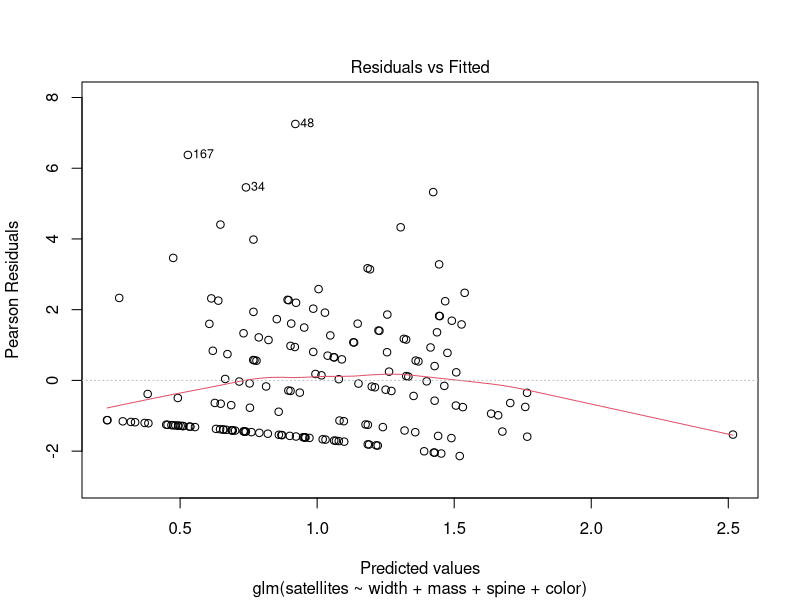
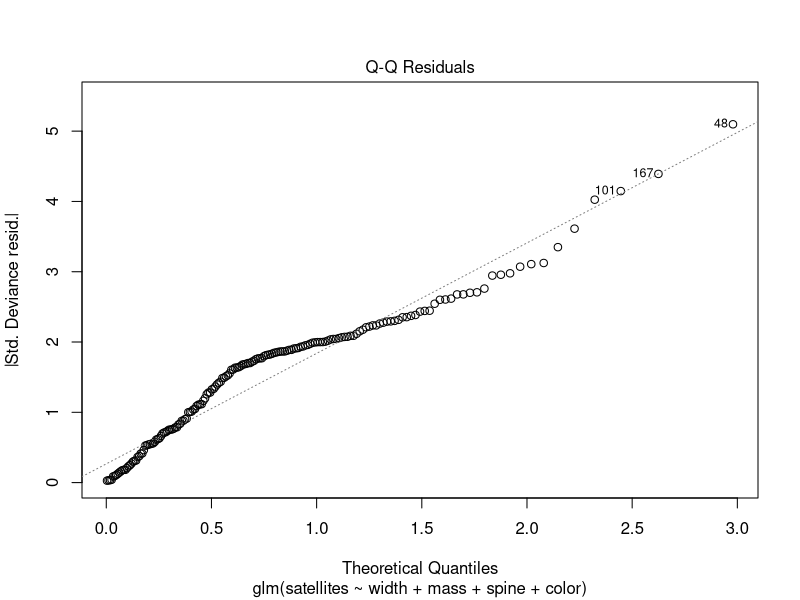
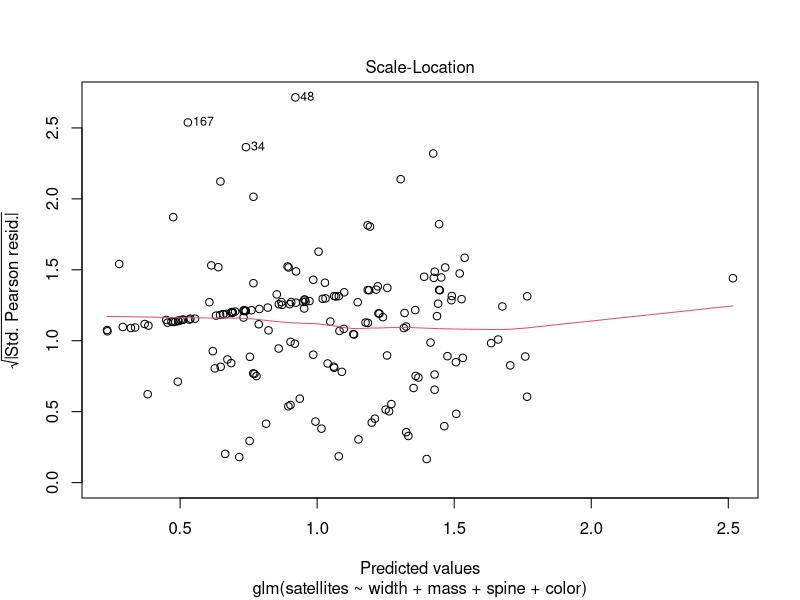
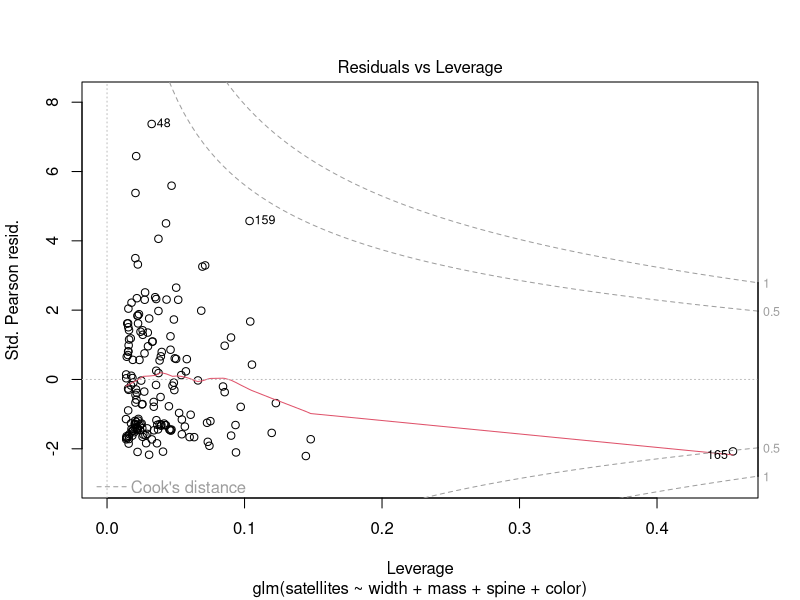
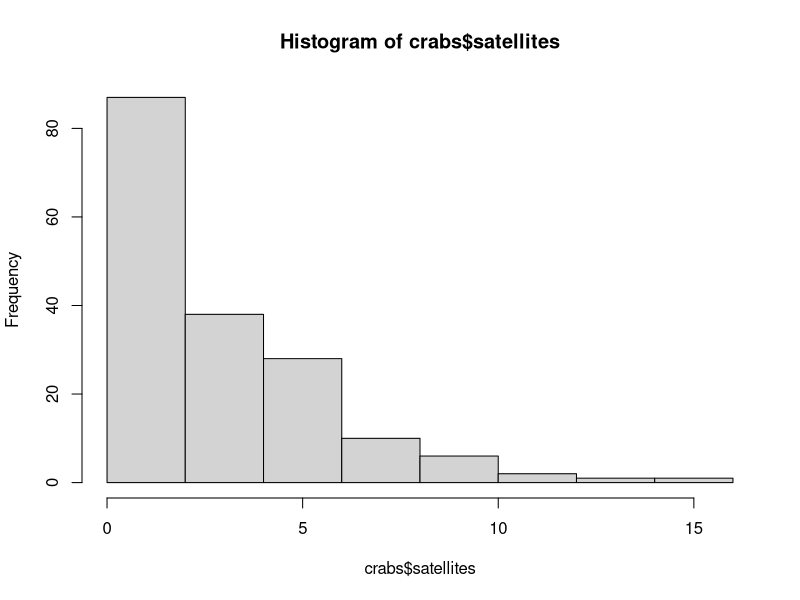
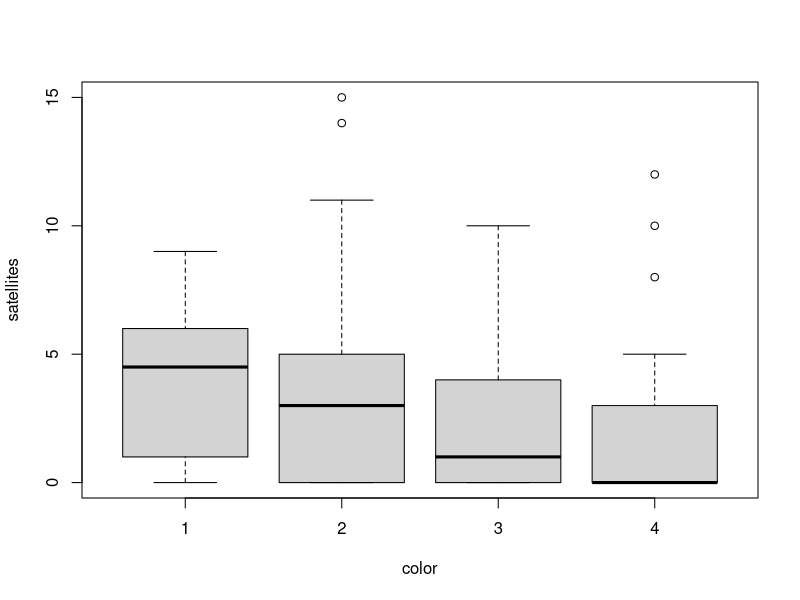
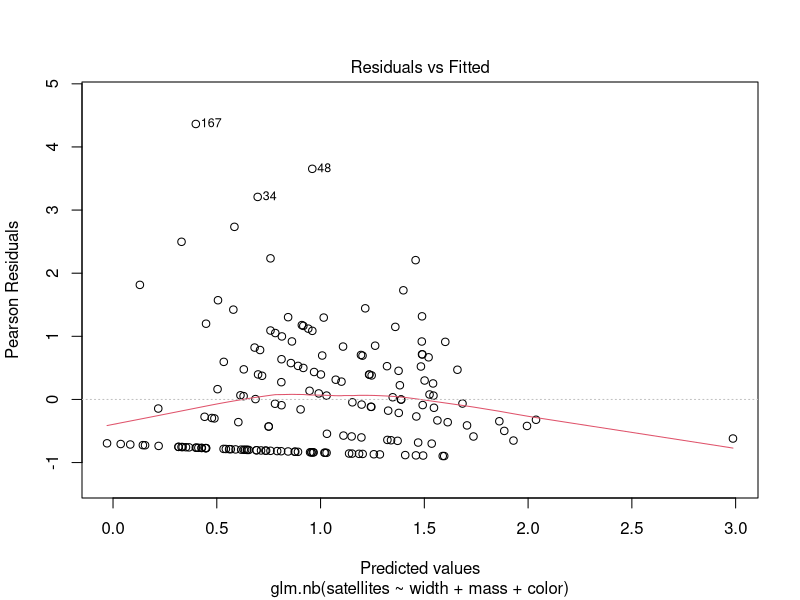
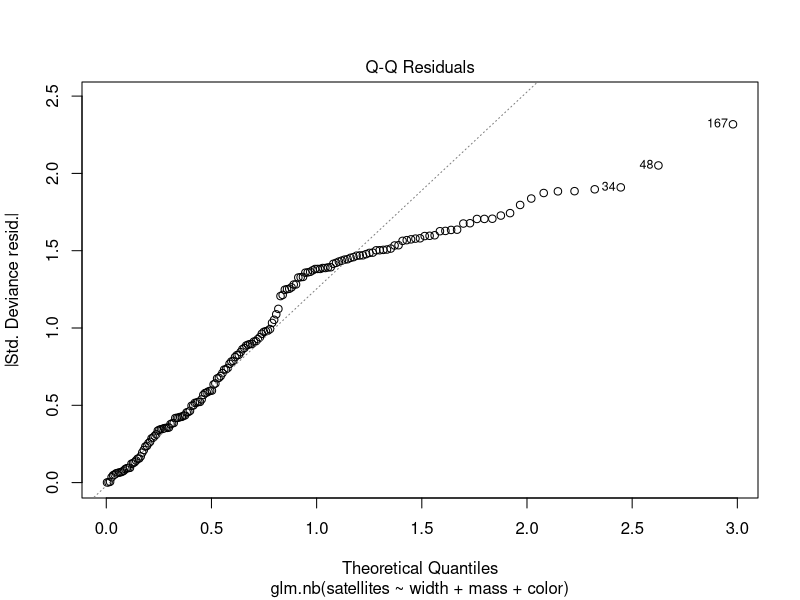

The R script that drew these images, in order:
## ---- chunk 1

## ---- chunk 2
# Read in the data. These data also are available through
# the glm2 package in R.
  crabs = read.csv('../../data/crabs.csv', header = TRUE)

# Have a look-see
  head(crabs)
  str(crabs)
## ---- chunk 3
# We want to convert color to
# a factor right off the bat
  crabs$color = as.factor(crabs$color)

# Fit a model
  count.mod = glm(
    satellites~width+mass+spine+color,
    data=crabs,
    family='poisson'(link=log)
    )

# Right away, we can see that
# this model is not a very good fit to the data.
  plot(count.mod)
## ---- chunk 4
hist(crabs$satellites)
## ---- chunk 5
boxplot(satellites~color, data=crabs)
## ---- chunk 6
library(MASS)
## ---- chunk 7
neg.mod = glm.nb(satellites~width+mass+color, data=crabs)
## ---- chunk 8
res = neg.mod$residuals
plot(neg.mod)
## ---- chunk 9
# Load the boot package
  library(boot)

# Run the diagnostic plots for our model
  glm.diag.plots(neg.mod)
## ---- chunk 10
AIC(count.mod, neg.mod)
## ---- chunk 11
summary(neg.mod)
## ---- chunk 12
# Make a new column for presence
# and absence (of satellite males)
# and initialize to zero
crabs$present <- 0

# Assign a '1' if any satellites were
# observed
crabs$present[crabs$satellites >0] <- 1
## ---- chunk 13
step1 = glm(present~mass, data=crabs, family='binomial')
summary(step1)
## ---- chunk 14
# Make a model relating the number
# of satellite males to the mass
# of female crabs
  step2 = glm.nb(
    satellites~mass,
    data=crabs[crabs$satellites!=0,]
    )

# Print a summary of the model
  summary(step2)
## ---- chunk 15
# Make diagnostic plots
  glm.diag.plots(step2)
## ---- chunk 16
# Load the pscl package
  library(pscl)

# Fit a zero-inflated regression model
  neg.mod2 = zeroinfl(
    satellites~width+mass+color,
    data=crabs,
    dist='negbin'
    )
